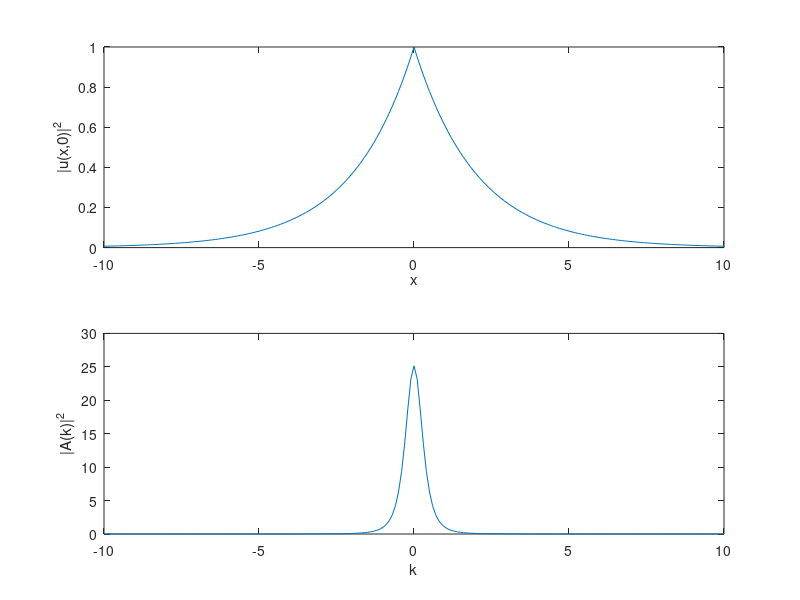
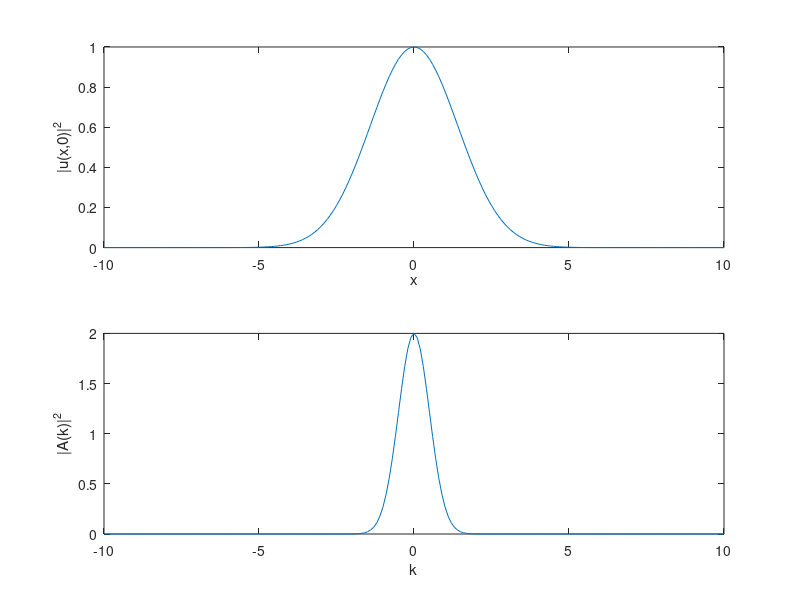
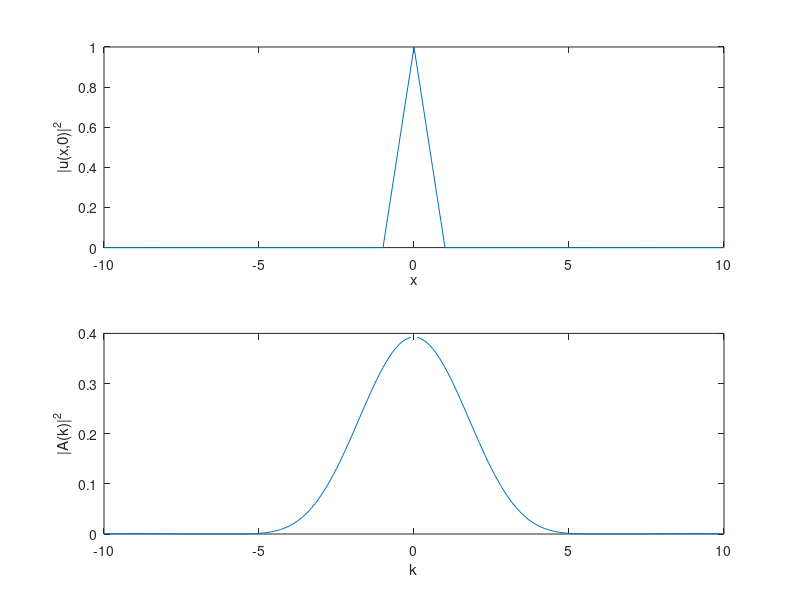
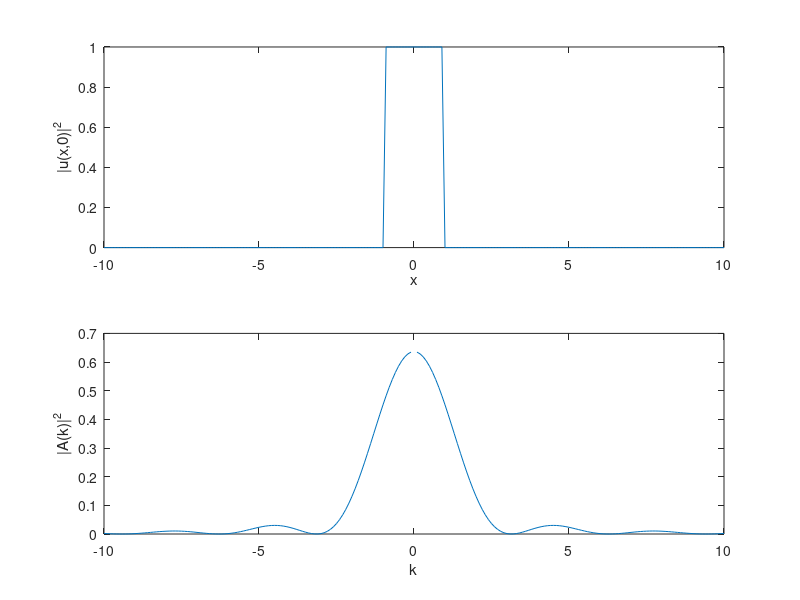

Write MATLAB code to recreate these figures, in order.
clear all; close all

x = -10:0.1:10;
k = -10:0.1:10;

%Part A
u = exp(-abs(x)/2);
A = (1/2*pi).*(1./(1/4+k.^2) ).^2;
figure; subplot(2,1,1); plot(x,u); xlabel('x'); ylabel('|u(x,0)|^2');
subplot(2,1,2); plot(k,A); xlabel('k'); ylabel('|A(k)|^2');

%Part B
u = exp(-abs(x).^2/4);
A = 2*exp(-2.*k.^2);
figure; subplot(2,1,1); plot(x,u); xlabel('x'); ylabel('|u(x,0)|^2');
subplot(2,1,2); plot(k,A); xlabel('k'); ylabel('|A(k)|^2');

%Part C
xin = find(abs(x)<1);
xr = x(xin);
u = zeros(1,length(x));
u(xin) = 1-abs(xr);
A = (1/2*pi).*((1-cos(k))./k.^2).^2;
figure; subplot(2,1,1); plot(x,u); xlabel('x'); ylabel('|u(x,0)|^2');
subplot(2,1,2); plot(k,A); xlabel('k'); ylabel('|A(k)|^2');

%Part D
xin = find(abs(x)<1);
xr = x(xin);
u = zeros(1,length(x));
u(xin) = 1;
A = (2/pi).*(sin(k)./k).^2;
figure; subplot(2,1,1); plot(x,u); xlabel('x'); ylabel('|u(x,0)|^2');
subplot(2,1,2); plot(k,A); xlabel('k'); ylabel('|A(k)|^2');

